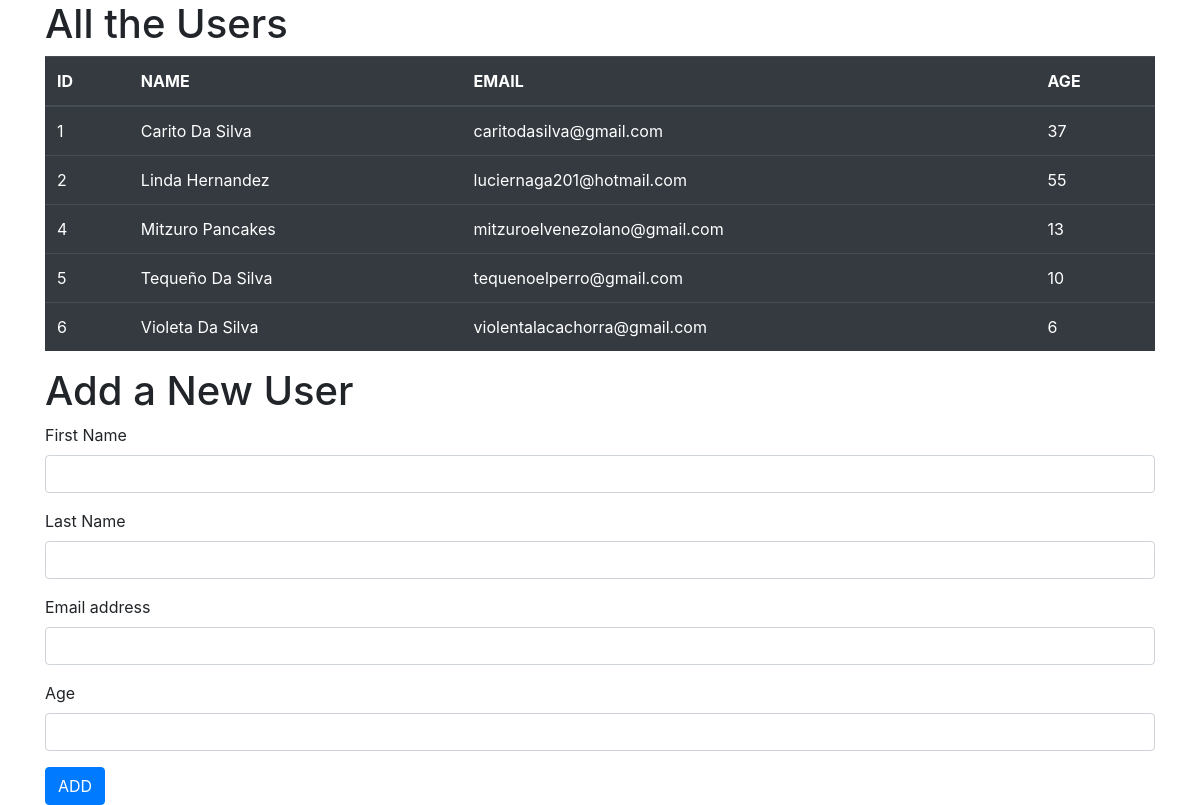
The page / on the database its author committed.
### users_app/models.py (models this page shows)
class Users(models.Model):
    first_name = models.CharField(max_length=255)
    last_name = models.CharField(max_length=255)
    email_address = models.CharField(max_length=255)
    age = models.IntegerField()

### users_app/views.py (the view)
# urls.py: path('', views.get_users),
def get_users(request):
    context = {
        'users': Users.objects.all()
    }
    return render(request, 'index.html', context)

### users_app/templates/index.html (shortened to what this page needs)
<!DOCTYPE html>
<html lang="en">
<head>
    <link rel="stylesheet" href="https://stackpath.bootstrapcdn.com/bootstrap/4.5.0/css/bootstrap.min.css"
 />
</head>
<body>
    <div class="container">
        <h1>All the Users</h1>
        <table class="table table-dark">
            <thead>
                <tr>
                    <th scope="col">ID</th>
                    <th scope="col">NAME</th>
                    <th scope="col">EMAIL</th>
                    <th scope="col">AGE</th>
                </tr>
            </thead>
            <tbody>
                {% for user in users %}
                <tr>
                    <td>{{user.id}}</td>
                    <td>{{user.first_name}} {{user.last_name}}</td>
                    <td>{{user.email_address}}</td>
                    <td>{{user.age}}</td>
                </tr>
                {% endfor %}
            </tbody>
        </table>
        <h1>Add a New User</h1>
        <form action="/add_user" method="post">
            <div class="form-group">
                <label for="exampleInputPassword1">First Name</label>
                <input type="text" name="first_name" class="form-control" id="exampleInputPassword1">
            </div>
            <div class="form-group">
                <label for="exampleInputPassword1">Last Name</label>
                <input type="text" name="last_name" class="form-control" id="exampleInputPassword1">
            </div>
            <div class="form-group">
                <label for="exampleInputEmail1">Email address</label>
                <input type="email" name="email_address" class="form-control" id="exampleInputEmail1"
                    aria-describedby="emailHelp">
            </div>
            <div class="form-group">
                <label for="exampleInputPassword1">Age</label>
                <input type="text" name="age" class="form-control" id="exampleInputPassword1">
            </div>
            <button type="submit" class="btn btn-primary">ADD</button>
        </form>
    </div>
</body>
</html>

### rows shown on the page
Users: id "1", first_name "Carito", last_name "Da Silva", email_address "caritodasilva@gmail.com", age "37"
Users: id "2", first_name "Linda", last_name "Hernandez", email_address "luciernaga201@hotmail.com", age "55"
Users: id "4", first_name "Mitzuro", last_name "Pancakes", email_address "mitzuroelvenezolano@gmail.com", age "13"
Users: id "5", first_name "Tequeño", last_name "Da Silva", email_address "tequenoelperro@gmail.com", age "10"
Users: id "6", first_name "Violeta", last_name "Da Silva", email_address "violentalacachorra@gmail.com", age "6"
